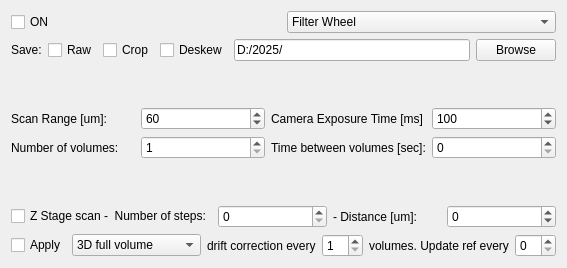
           <widget class="QWidget" name="tab_2">
            <attribute name="title">
             <string>Channel 561 (RFP)</string>
            </attribute>
            <layout class="QVBoxLayout" name="verticalLayout_18">
             <item>
              <layout class="QHBoxLayout" name="horizontalLayout_86">
               <item>
                <widget class="QCheckBox" name="checkBox_on_561">
                 <property name="text">
                  <string>ON</string>
                 </property>
                </widget>
               </item>
               <item>
                <widget class="QComboBox" name="comboBox_filterWheel_561">
                 <item>
                  <property name="text">
                   <string>Filter Wheel</string>
                  </property>
                 </item>
                 <item>
                  <property name="text">
                   <string>Pos1: None</string>
                  </property>
                 </item>
                 <item>
                  <property name="text">
                   <string>Pos2: ET 605/52</string>
                  </property>
                 </item>
                 <item>
                  <property name="text">
                   <string>Pos3: ET 525/50</string>
                  </property>
                 </item>
                 <item>
                  <property name="text">
                   <string>Pos4: ET 510/20</string>
                  </property>
                 </item>
                 <item>
                  <property name="text">
                   <string>Pos5: None</string>
                  </property>
                 </item>
                 <item>
                  <property name="text">
                   <string>Pos6: None</string>
                  </property>
                 </item>
                </widget>
               </item>
              </layout>
             </item>
             <item>
              <layout class="QHBoxLayout" name="horizontalLayout_57">
               <item>
                <widget class="QLabel" name="label_59">
                 <property name="text">
                  <string>Save:</string>
                 </property>
                </widget>
               </item>
               <item>
                <widget class="QCheckBox" name="checkBox_saveRaw_561">
                 <property name="text">
                  <string>Raw</string>
                 </property>
                </widget>
               </item>
               <item>
                <widget class="QCheckBox" name="checkBox_saveCrop_561">
                 <property name="text">
                  <string>Crop</string>
                 </property>
                </widget>
               </item>
               <item>
                <widget class="QCheckBox" name="checkBox_saveDeskew_561">
                 <property name="text">
                  <string>Deskew</string>
                 </property>
                </widget>
               </item>
               <item>
                <widget class="QLineEdit" name="lineEdit_directory_561">
                 <property name="text">
                  <string>D:/2025/</string>
                 </property>
                </widget>
               </item>
               <item>
                <widget class="QPushButton" name="pushButton_browse_561">
                 <property name="text">
                  <string>Browse</string>
                 </property>
                </widget>
               </item>
              </layout>
             </item>
             <item>
              <spacer name="verticalSpacer_11">
               <property name="orientation">
                <enum>Qt::Vertical</enum>
               </property>
               <property name="sizeHint" stdset="0">
                <size>
                 <width>20</width>
                 <height>40</height>
                </size>
               </property>
              </spacer>
             </item>
             <item>
              <layout class="QHBoxLayout" name="horizontalLayout_45">
               <item>
                <layout class="QVBoxLayout" name="verticalLayout_52">
                 <item>
                  <widget class="QLabel" name="label_41">
                   <property name="text">
                    <string>Scan Range [um]:</string>
                   </property>
                  </widget>
                 </item>
                 <item>
                  <widget class="QLabel" name="label_42">
                   <property name="text">
                    <string>Number of volumes:</string>
                   </property>
                  </widget>
                 </item>
                </layout>
               </item>
               <item>
                <layout class="QVBoxLayout" name="verticalLayout_53">
                 <item>
                  <widget class="QSpinBox" name="spinBox_range_561">
                   <property name="maximum">
                    <number>200</number>
                   </property>
                   <property name="value">
                    <number>60</number>
                   </property>
                  </widget>
                 </item>
                 <item>
                  <widget class="QSpinBox" name="spinBox_cant_vol_561">
                   <property name="minimum">
                    <number>1</number>
                   </property>
                   <property name="maximum">
                    <number>200</number>
                   </property>
                  </widget>
                 </item>
                </layout>
               </item>
               <item>
                <layout class="QVBoxLayout" name="verticalLayout_60">
                 <item>
                  <widget class="QLabel" name="label_43">
                   <property name="text">
                    <string>Camera Exposure Time [ms]</string>
                   </property>
                  </widget>
                 </item>
                 <item>
                  <widget class="QLabel" name="label_58">
                   <property name="text">
                    <string>Time between volumes [sec]:</string>
                   </property>
                  </widget>
                 </item>
                </layout>
               </item>
               <item>
                <layout class="QVBoxLayout" name="verticalLayout_61">
                 <item>
                  <widget class="QSpinBox" name="spinBox_expTime_561">
                   <property name="minimum">
                    <number>1</number>
                   </property>
                   <property name="maximum">
                    <number>900</number>
                   </property>
                   <property name="value">
                    <number>100</number>
                   </property>
                  </widget>
                 </item>
                 <item>
                  <widget class="QSpinBox" name="spinBox_tiempo_entre_vol_561">
                   <property name="minimum">
                    <number>0</number>
                   </property>
                   <property name="maximum">
                    <number>5000</number>
                   </property>
                  </widget>
                 </item>
                </layout>
               </item>
              </layout>
             </item>
             <item>
              <spacer name="verticalSpacer_12">
               <property name="orientation">
                <enum>Qt::Vertical</enum>
               </property>
               <property name="sizeHint" stdset="0">
                <size>
                 <width>20</width>
                 <height>40</height>
                </size>
               </property>
              </spacer>
             </item>
             <item>
              <layout class="QHBoxLayout" name="horizontalLayout_91">
               <item>
                <widget class="QCheckBox" name="checkBox_ZstageScan_561">
                 <property name="text">
                  <string>Z Stage scan -  Number of steps:</string>
                 </property>
                </widget>
               </item>
               <item>
                <widget class="QSpinBox" name="spinBox_ZstageScan_561_steps"/>
               </item>
               <item>
                <widget class="QLabel" name="label_67">
                 <property name="text">
                  <string>- Distance [um]:</string>
                 </property>
                </widget>
               </item>
               <item>
                <widget class="QSpinBox" name="spinBox_ZstageScan_561_distance">
                 <property name="minimum">
                  <number>-9999</number>
                 </property>
                </widget>
               </item>
              </layout>
             </item>
             <item>
              <layout class="QHBoxLayout" name="horizontalLayout_42">
               <item>
                <widget class="QCheckBox" name="checkBox_driftCorrection_561">
                 <property name="text">
                  <string>Apply</string>
                 </property>
                </widget>
               </item>
               <item>
                <widget class="QComboBox" name="comboBox_typeDriftCorrection_561">
                 <item>
                  <property name="text">
                   <string>3D full volume</string>
                  </property>
                 </item>
                 <item>
                  <property name="text">
                   <string>2D max-projection</string>
                  </property>
                 </item>
                </widget>
               </item>
               <item>
                <widget class="QLabel" name="label_68">
                 <property name="text">
                  <string>drift correction every</string>
                 </property>
                </widget>
               </item>
               <item>
                <widget class="QSpinBox" name="spinBox_driftCorrection_561">
                 <property name="minimum">
                  <number>1</number>
                 </property>
                </widget>
               </item>
               <item>
                <widget class="QLabel" name="label_28">
                 <property name="text">
                  <string>volumes. Update ref every</string>
                 </property>
                </widget>
               </item>
               <item>
                <widget class="QSpinBox" name="spinBox_refDriftCorrection_561"/>
               </item>
              </layout>
             </item>
            </layout>
           </widget>
